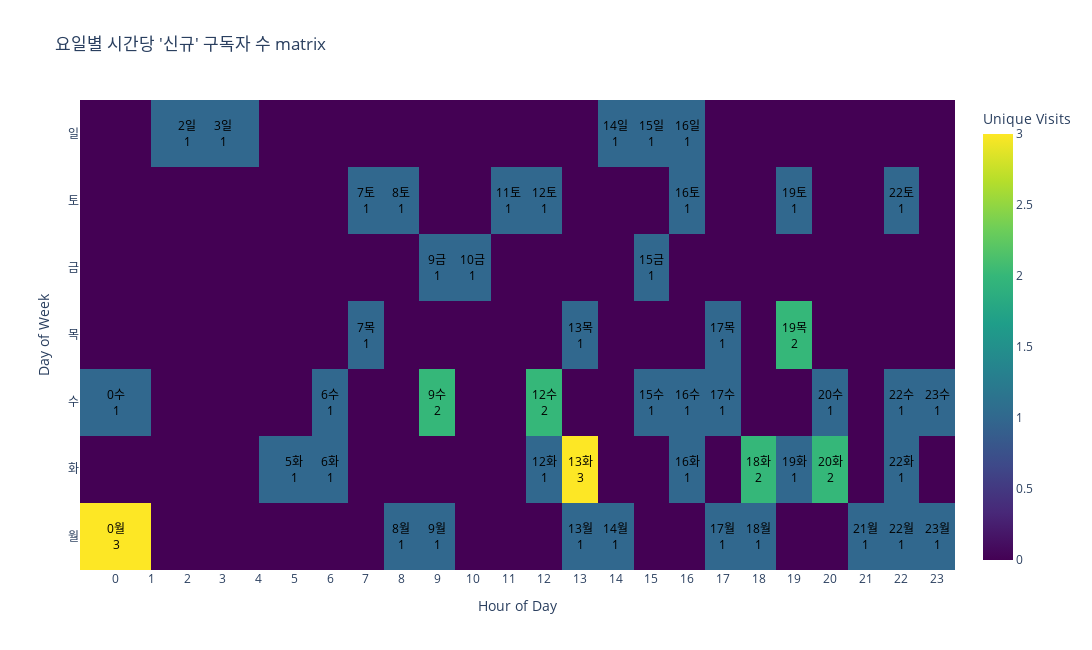

The notebook cell saved with this chart:
### Code cell
import plotly.graph_objects as go
import numpy as np


# Pivot the data to create a matrix
matrix = data.pivot('day_of_week', 'visit_hour', 'unique_daily_visits').fillna(0)

# Calculate the total for percentages
total = matrix.sum().sum()

# Create the hover text and annotations: count, and merged labels
hover_text = []
annotations = []
days_of_week = ['월', '화', '수', '목', '금', '토', '일']
for i, day in enumerate(matrix.index):
    hover_row = []
    for j, hour in enumerate(matrix.columns):
        text = f"{matrix.at[day, hour]} visits<br>{days_of_week[i]} {hour}시"
        hover_row.append(text)

        # If count is more than 0, create an annotation
        if matrix.at[day, hour] > 0:
            annotations.append({
                "x": hour,
                "y": day,
                "xref": "x",
                "yref": "y",
                "text": f"{int(hour)}{days_of_week[i]}<br>{int(matrix.at[day, hour])}",
                "showarrow": False,
                "font": {
                    "color": "black"
                }
            })
    hover_text.append(hover_row)

# Create the heatmap
fig = go.Figure(data=go.Heatmap(
    z=matrix.values,
    x=matrix.columns,
    y=matrix.index,
    colorscale='Viridis',
    hoverinfo='text',
    text=hover_text,
    colorbar=dict(title='Unique Visits')
))

fig.update_layout(
    title="요일별 시간당 '신규' 구독자 수 matrix",
    xaxis=dict(title="Hour of Day", tickvals=list(range(25)), ticktext=[str(i) for i in range(25)]),
    yaxis=dict(title="Day of Week", tickvals=list(range(8)), ticktext=days_of_week),
    annotations=annotations, height=650, width=2000
)

fig.show()

### Figure 1 — Plotly figure (JSON) as saved in the notebook; plotly's stock layout.template omitted (floating-point values rounded to 4 significant figures; data arrays with more than 128 entries replaced by an {"elided": "..."} marker saying what was removed)
{"data": [{"colorbar": {"title": {"text": "Unique Visits"}}, "colorscale": [[0, "#440154"], [0.1111, "#482878"], [0.2222, "#3e4989"], [0.3333, "#31688e"], [0.4444, "#26828e"], [0.5556, "#1f9e89"], [0.6667, "#35b779"], [0.7778, "#6ece58"], [0.8889, "#b5de2b"], [1, "#fde725"]], "hoverinfo": "text", "text": {"elided": "7x22 str values"}, "type": "heatmap", "x": [0, 2, 3, 5, 6, 7, 8, 9, 10, 11, 12, 13, 14, 15, 16, 17, 18, 19, 20, 21, 22, 23], "y": [0, 1, 2, 3, 4, 5, 6], "z": {"elided": "7x22 int values"}}], "layout": {"annotations": [{"font": {"color": "black"}, "showarrow": false, "text": "0월<br>3", "x": 0, "xref": "x", "y": 0, "yref": "y"}, {"font": {"color": "black"}, "showarrow": false, "text": "8월<br>1", "x": 8, "xref": "x", "y": 0, "yref": "y"}, {"font": {"color": "black"}, "showarrow": false, "text": "9월<br>1", "x": 9, "xref": "x", "y": 0, "yref": "y"}, {"font": {"color": "black"}, "showarrow": false, "text": "13월<br>1", "x": 13, "xref": "x", "y": 0, "yref": "y"}, {"font": {"color": "black"}, "showarrow": false, "text": "14월<br>1", "x": 14, "xref": "x", "y": 0, "yref": "y"}, {"font": {"color": "black"}, "showarrow": false, "text": "17월<br>1", "x": 17, "xref": "x", "y": 0, "yref": "y"}, {"font": {"color": "black"}, "showarrow": false, "text": "18월<br>1", "x": 18, "xref": "x", "y": 0, "yref": "y"}, {"font": {"color": "black"}, "showarrow": false, "text": "21월<br>1", "x": 21, "xref": "x", "y": 0, "yref": "y"}, {"font": {"color": "black"}, "showarrow": false, "text": "22월<br>1", "x": 22, "xref": "x", "y": 0, "yref": "y"}, {"font": {"color": "black"}, "showarrow": false, "text": "23월<br>1", "x": 23, "xref": "x", "y": 0, "yref": "y"}, {"font": {"color": "black"}, "showarrow": false, "text": "5화<br>1", "x": 5, "xref": "x", "y": 1, "yref": "y"}, {"font": {"color": "black"}, "showarrow": false, "text": "6화<br>1", "x": 6, "xref": "x", "y": 1, "yref": "y"}, {"font": {"color": "black"}, "showarrow": false, "text": "12화<br>1", "x": 12, "xref": "x", "y": 1, "yref": "y"}, {"font": {"color": "black"}, "showarrow": false, "text": "13화<br>3", "x": 13, "xref": "x", "y": 1, "yref": "y"}, {"font": {"color": "black"}, "showarrow": false, "text": "16화<br>1", "x": 16, "xref": "x", "y": 1, "yref": "y"}, {"font": {"color": "black"}, "showarrow": false, "text": "18화<br>2", "x": 18, "xref": "x", "y": 1, "yref": "y"}, {"font": {"color": "black"}, "showarrow": false, "text": "19화<br>1", "x": 19, "xref": "x", "y": 1, "yref": "y"}, {"font": {"color": "black"}, "showarrow": false, "text": "20화<br>2", "x": 20, "xref": "x", "y": 1, "yref": "y"}, {"font": {"color": "black"}, "showarrow": false, "text": "22화<br>1", "x": 22, "xref": "x", "y": 1, "yref": "y"}, {"font": {"color": "black"}, "showarrow": false, "text": "0수<br>1", "x": 0, "xref": "x", "y": 2, "yref": "y"}, {"font": {"color": "black"}, "showarrow": false, "text": "6수<br>1", "x": 6, "xref": "x", "y": 2, "yref": "y"}, {"font": {"color": "black"}, "showarrow": false, "text": "9수<br>2", "x": 9, "xref": "x", "y": 2, "yref": "y"}, {"font": {"color": "black"}, "showarrow": false, "text": "12수<br>2", "x": 12, "xref": "x", "y": 2, "yref": "y"}, {"font": {"color": "black"}, "showarrow": false, "text": "15수<br>1", "x": 15, "xref": "x", "y": 2, "yref": "y"}, {"font": {"color": "black"}, "showarrow": false, "text": "16수<br>1", "x": 16, "xref": "x", "y": 2, "yref": "y"}, {"font": {"color": "black"}, "showarrow": false, "text": "17수<br>1", "x": 17, "xref": "x", "y": 2, "yref": "y"}, {"font": {"color": "black"}, "showarrow": false, "text": "20수<br>1", "x": 20, "xref": "x", "y": 2, "yref": "y"}, {"font": {"color": "black"}, "showarrow": false, "text": "22수<br>1", "x": 22, "xref": "x", "y": 2, "yref": "y"}, {"font": {"color": "black"}, "showarrow": false, "text": "23수<br>1", "x": 23, "xref": "x", "y": 2, "yref": "y"}, {"font": {"color": "black"}, "showarrow": false, "text": "7목<br>1", "x": 7, "xref": "x", "y": 3, "yref": "y"}, {"font": {"color": "black"}, "showarrow": false, "text": "13목<br>1", "x": 13, "xref": "x", "y": 3, "yref": "y"}, {"font": {"color": "black"}, "showarrow": false, "text": "17목<br>1", "x": 17, "xref": "x", "y": 3, "yref": "y"}, {"font": {"color": "black"}, "showarrow": false, "text": "19목<br>2", "x": 19, "xref": "x", "y": 3, "yref": "y"}, {"font": {"color": "black"}, "showarrow": false, "text": "9금<br>1", "x": 9, "xref": "x", "y": 4, "yref": "y"}, {"font": {"color": "black"}, "showarrow": false, "text": "10금<br>1", "x": 10, "xref": "x", "y": 4, "yref": "y"}, {"font": {"color": "black"}, "showarrow": false, "text": "15금<br>1", "x": 15, "xref": "x", "y": 4, "yref": "y"}, {"font": {"color": "black"}, "showarrow": false, "text": "7토<br>1", "x": 7, "xref": "x", "y": 5, "yref": "y"}, {"font": {"color": "black"}, "showarrow": false, "text": "8토<br>1", "x": 8, "xref": "x", "y": 5, "yref": "y"}, {"font": {"color": "black"}, "showarrow": false, "text": "11토<br>1", "x": 11, "xref": "x", "y": 5, "yref": "y"}, {"font": {"color": "black"}, "showarrow": false, "text": "12토<br>1", "x": 12, "xref": "x", "y": 5, "yref": "y"}, {"font": {"color": "black"}, "showarrow": false, "text": "16토<br>1", "x": 16, "xref": "x", "y": 5, "yref": "y"}, {"font": {"color": "black"}, "showarrow": false, "text": "19토<br>1", "x": 19, "xref": "x", "y": 5, "yref": "y"}, {"font": {"color": "black"}, "showarrow": false, "text": "22토<br>1", "x": 22, "xref": "x", "y": 5, "yref": "y"}, {"font": {"color": "black"}, "showarrow": false, "text": "2일<br>1", "x": 2, "xref": "x", "y": 6, "yref": "y"}, {"font": {"color": "black"}, "showarrow": false, "text": "3일<br>1", "x": 3, "xref": "x", "y": 6, "yref": "y"}, {"font": {"color": "black"}, "showarrow": false, "text": "14일<br>1", "x": 14, "xref": "x", "y": 6, "yref": "y"}, {"font": {"color": "black"}, "showarrow": false, "text": "15일<br>1", "x": 15, "xref": "x", "y": 6, "yref": "y"}, {"font": {"color": "black"}, "showarrow": false, "text": "16일<br>1", "x": 16, "xref": "x", "y": 6, "yref": "y"}], "height": 650, "title": {"text": "요일별 시간당 '신규' 구독자 수 matrix"}, "width": 2000, "xaxis": {"ticktext": ["0", "1", "2", "3", "4", "5", "6", "7", "8", "9", "10", "11", "12", "13", "14", "15", "16", "17", "18", "19", "20", "21", "22", "23", "24"], "tickvals": [0, 1, 2, 3, 4, 5, 6, 7, 8, 9, 10, 11, 12, 13, 14, 15, 16, 17, 18, 19, 20, 21, 22, 23, 24], "title": {"text": "Hour of Day"}}, "yaxis": {"ticktext": ["월", "화", "수", "목", "금", "토", "일"], "tickvals": [0, 1, 2, 3, 4, 5, 6, 7], "title": {"text": "Day of Week"}}}}
